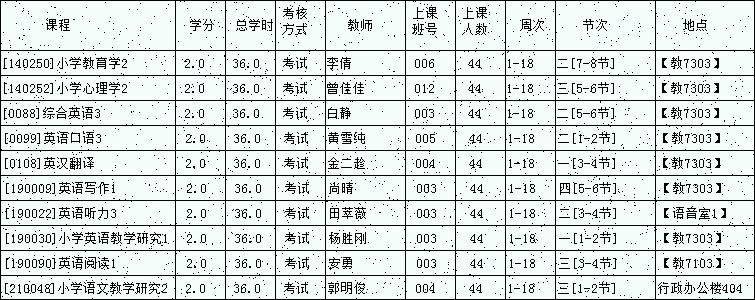
#> input picture PySpider/a.jpg, 755 x 300 px; its folder holds only this picture in this run
$ python -i Ocr.py   (imports and definitions only)
#> lines starting #> are read from the running program, lines starting #| are printed output that depends on the picture
import cv2
import easyocr

en_reader: easyocr.Reader
ch_reader: easyocr.Reader


def init():
    # Init ocr
    global ch_reader
    global en_reader
    ch_reader = easyocr.Reader(['ch_sim', 'en'])
    en_reader = easyocr.Reader(['en'])


def handle_image(img):
    img = cv2.cvtColor(img, cv2.COLOR_RGB2GRAY)
    img = cv2.adaptiveThreshold(~img, 255, cv2.ADAPTIVE_THRESH_MEAN_C, cv2.THRESH_BINARY, 15, -2)
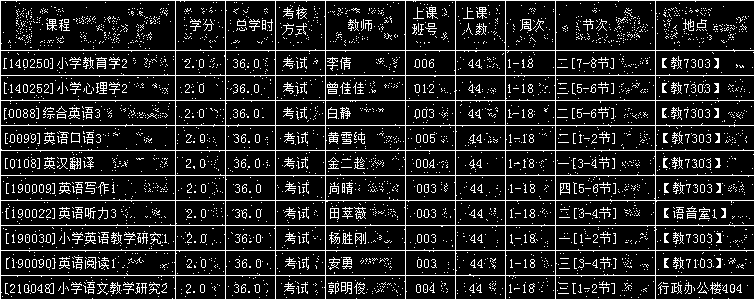
#> img: shape (300, 755); 13.4% white in thin lines or dots

    h_img = img.copy()
    v_img = img.copy()
    scale = 15
    h_size = int(h_img.shape[1] / scale)
#> h_size = 50

    h_structure = cv2.getStructuringElement(cv2.MORPH_RECT, (h_size, 1))  # 形态学因子
    h_erode_img = cv2.erode(h_img, h_structure, 1)
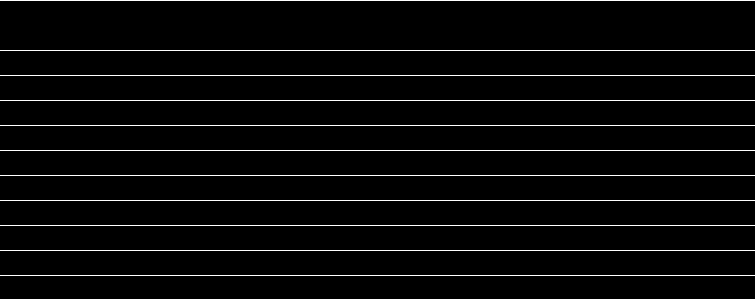
#> h_erode_img: shape (300, 755); 4% white in thin lines or dots

    h_dilate_img = cv2.dilate(h_erode_img, h_structure, 1)
    v_size = int(v_img.shape[0] / scale)
#> v_size = 20

    v_structure = cv2.getStructuringElement(cv2.MORPH_RECT, (1, v_size))  # 形态学因子
#> v_structure = 20 values from 1 to 1
    v_erode_img = cv2.erode(v_img, v_structure, 1)
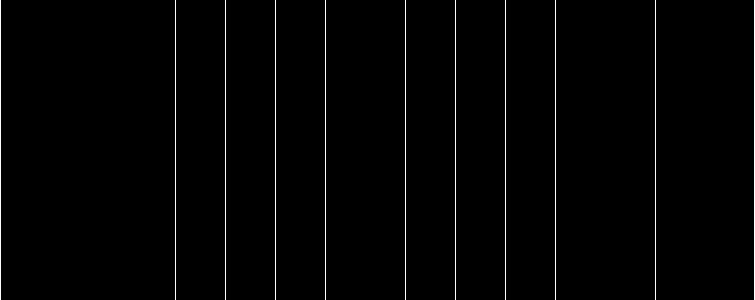
#> v_erode_img: shape (300, 755); 1.5% white in thin lines or dots
    v_dilate_img = cv2.dilate(v_erode_img, v_structure, 1)

    mask_img = h_dilate_img + v_dilate_img
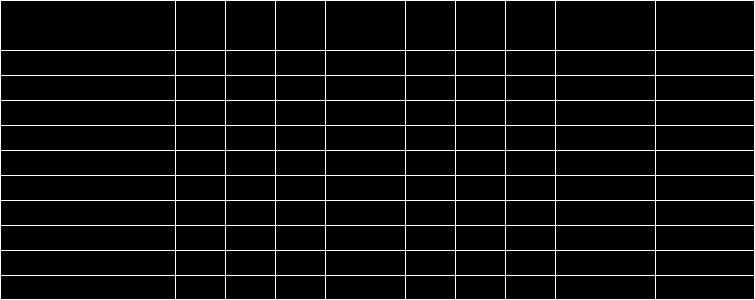
#> mask_img: shape (300, 755); min 0, max 255, mean 13.8
    return mask_img

>>> import cv2
>>> picture = cv2.cvtColor(cv2.imread('../PySpider/a.jpg'), cv2.COLOR_BGR2RGB)
>>> result = handle_image(picture)
